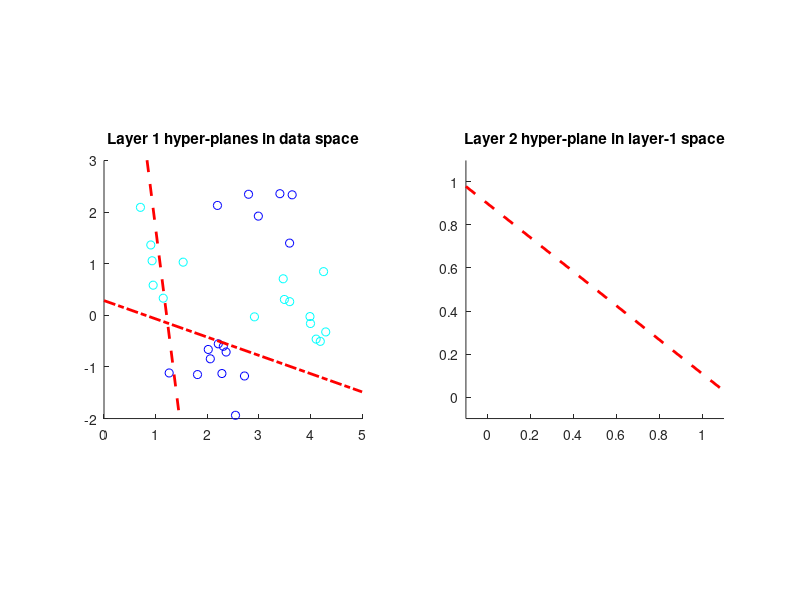

MATLAB code for this plot: (Note: this script raises an error after producing the figure.)

clearvars;

load apples;
load oranges;
load apples2;
load oranges2;

% set some relevant parameters
eta=.1; % learning rate
alpha=.5;  % momentum term
num_trials=1000;
kfolds = 5;

sigmoid = @(x) 1 ./ (1 + exp(-x));

% initialize data array
data=[apples apples2 oranges oranges2];
[N, K]=size(data);
labels = [ones(1,K/2) zeros(1,K/2)];

% ---------------CALCULATE STRATIFIED CROSSVAL SPLITS---------------
% You need to calculate matrices 'train_inds' and 'test_inds'
% These matrices will be used to index into the full data to get train and
% test splits during cross-validation.
% Some code is provided for you to get started. You can feel free to use or
% not use it so long as you calculate 'train_inds' and 'test_inds'
% 
train_inds = zeros(kfolds, K-K/kfolds);
test_inds = zeros(kfolds, K/kfolds);
rand_inds_0s = randperm(20);
rand_inds_1s = 20 + randperm(20);
rand_inds_all = [rand_inds_0s, rand_inds_1s];
for fold = 1:kfolds
    inds = K/(kfolds*2)*(fold-1)+1:K/(kfolds*2)*(fold);
    test_inds(fold,:) = [rand_inds_0s(inds), rand_inds_1s(inds)];
    train_inds(fold,:) = setdiff(rand_inds_all, [inds, 20+inds]);
end
% ---------------end CALCULATE STRATIFIED CROSSVAL SPLITS---------------


colors = jet(2);

train_error = zeros(kfolds,1);
test_error = zeros(kfolds,1);
for fold = 1:kfolds
    train_data = data(:,train_inds(fold,:));
    train_labels = labels(:,train_inds(fold,:));
    test_data = data(:,test_inds(fold,:));
    test_labels = labels(:,test_inds(fold,:));
    % initialize weights
    v=randn(2,1);
    v0=randn(1);
    w=randn(2,2);
    w0=randn(2,1);
    dw = 0; dw0 = 0; dv = 0; dv0 = 0;

    % initialize data plot
    figure(1)
    clf
    subplot(121)
    hold on
    title('Layer 1 hyper-planes in data space')
    scatter(train_data(1,:), train_data(2,:), [], colors(train_labels+1,:))
    x1=[0 5];
    x2=-(w(1,1)*x1+w0(1))/w(2,1);
    h1=plot(x1,x2,'r--','LineWidth',2);
    x3=-(w(1,2)*x1+w0(2))/w(2,2);
    h2=plot(x1,x3,'r-.','LineWidth',2);
    axis image, axis([0 5 -2 3])

    subplot(122)
    hold on
    title('Layer 2 hyper-plane in layer-1 space')
    y=sigmoid(w'*train_data+w0*ones(1,K-(K/kfolds)));
    hy = scatter(y(1,:), y(2,:), [], colors(train_labels+1,:));
    y1=[-0.1 1.1];
    y2=-(v(1)*y1+v0)/v(2);
    h3=plot(y1,y2, 'r--', 'LineWidth',2);
    axis image, axis([-0.1 1.1 -0.1 1.1])
    
    E = zeros(num_trials,1);

    % loop over trials
    for t=1:num_trials

        % compute y layer
        y = sigmoid(w' * train_data + w0 * ones(1, K-(K/kfolds)));
        % compute output (z) layer
        output = sigmoid(v' * y + v0);

        % compute error
        delta = train_labels - output;
        E(t)  = delta * delta';
        % compute delta_z
        dsig    = output .* (1 - output);
        delta_z = delta .* dsig;
        % compute delta_y
        dsig    = y .* (1 - y);
        delta_y = dsig .* (v * delta_z);

        % accumulate dw
        dw  = eta * train_data * delta_y' + alpha * dw;
        dw0 = eta * sum(delta_y, 2) + alpha * dw0;
        % accumulate dv
        dv  = eta * y * delta_z' + alpha * dv ;
        dv0 = eta * sum(delta_z) + alpha * dv0;

        % update weights
        w  = w  + dw;
        w0 = w0 + dw0;
        v  = v  + dv;
        v0 = v0 + dv0;

        % update display of separating hyperplane
        x2=-(w(1,1)*x1+w0(1))/w(2,1);
        set(h1,'YData',x2)
        x3=-(w(1,2)*x1+w0(2))/w(2,2);
        set(h2,'YData',x3)

        y=sigmoid(w'*train_data+w0*ones(1,K-(K/kfolds)));
        set(hy, 'XData', y(1,:), 'YData', y(2,:))
        y2=-(v(1)*y1+v0)/v(2);
        set(h3,'YData',y2)

        drawnow
        
    end
    
    train_error(fold) = E(end);
    %---------------------CALCULATE TEST ERROR RATE-----------------------
    % note that this is a different loss function from the continuous sigmoid loss we calculate on the
    % training set, which performs better for back-propagation but is less
    % easily interpreted in terms of classification
    ti=0;
    test_preds = zeros(1,size(test_inds,2));
    for test_ind = test_inds(fold,:)
        ti = ti+1;
        test_preds(ti) = AO_discriminate(data(:,test_ind), v, v0, w, w0);
    end
    test_error(fold) = 1 - mean(test_preds == labels(test_inds(fold,:)));
    %---------------------end CALCULATE TEST ERROR RATE-----------------------
    fprintf('test error: %f \n', test_error(fold))


    figure(1)
    subplot(1,2,1)
    hold off
    subplot(1,2,2)
    hold off

    figure(2)
    subplot(1,5,fold)
    plot(E)
    title('Training error curve as a function of trial #')
    xlabel('Trial #')
    ylabel('Error')
end


%--------------------------PLOT TRAINING AND TEST ERROR ACROSS CV FOLDS---
figure(3)
subplot(1,2,1)
plot(train_error)
xlabel('Fold')
ylabel('Train error')
subplot(1,2,2)
plot(test_error)
xlabel('Fold')
ylabel('Test error rate')
title(sprintf('Mean test error: %f', mean(test_error)))
%--------------------------PLOT TRAINING AND TEST ERROR ACROSS CV FOLDS---

